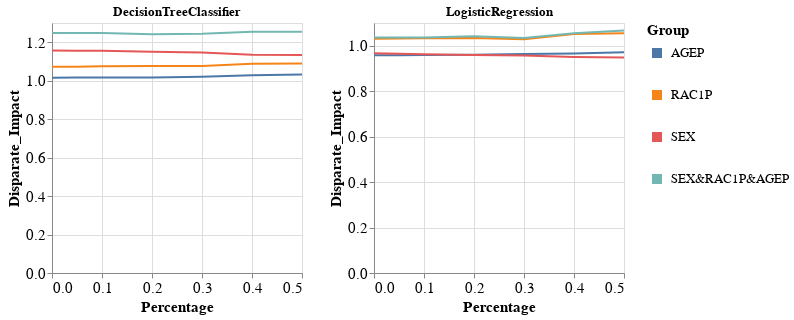

Source (notebook cell):
### Code cell
visualizer.create_groups_grid_pct_lines_per_model_plot(group_metric='Disparate_Impact',
                                                       target_preprocessing_technique=PREPROCESSING_TECHNIQUES[0],
                                                       model_names=MODEL_NAMES[:2])

### Figure 1 — Vega-Lite specification as saved in the notebook (floating-point values rounded to 4 significant figures)
{"config": {"view": {"continuousWidth": 400, "continuousHeight": 300}, "axis": {"labelFontSize": 15, "titleFontSize": 15}, "legend": {"labelFontSize": 13, "symbolStrokeWidth": 10, "titleFontSize": 15}}, "vconcat": [{"hconcat": [{"mark": "line", "encoding": {"color": {"field": "Group", "type": "nominal"}, "x": {"field": "Percentage", "type": "quantitative"}, "y": {"field": "Metric_Value", "title": "Disparate_Impact", "type": "quantitative"}}, "height": 250, "title": "DecisionTreeClassifier", "width": 250}, {"data": {"name": "data-f6c44c09ca7ae2df73389d2af6474847"}, "mark": "line", "encoding": {"color": {"field": "Group", "type": "nominal"}, "x": {"field": "Percentage", "type": "quantitative"}, "y": {"field": "Metric_Value", "title": "Disparate_Impact", "type": "quantitative"}}, "height": 250, "title": "LogisticRegression", "width": 250}]}], "data": {"name": "data-27df989e3e9fac36fb881e60db88cb0f"}, "$schema": "https://vega.github.io/schema/vega-lite/v4.17.0.json", "datasets": {"data-27df989e3e9fac36fb881e60db88cb0f": [{"Model_Name": "DecisionTreeClassifier", "Metric": "Disparate_Impact", "Group": "AGEP", "Metric_Value": 1.015, "Percentage": 0.0}, {"Model_Name": "DecisionTreeClassifier", "Metric": "Disparate_Impact", "Group": "RAC1P", "Metric_Value": 1.073, "Percentage": 0.0}, {"Model_Name": "DecisionTreeClassifier", "Metric": "Disparate_Impact", "Group": "SEX", "Metric_Value": 1.157, "Percentage": 0.0}, {"Model_Name": "DecisionTreeClassifier", "Metric": "Disparate_Impact", "Group": "SEX&RAC1P&AGEP", "Metric_Value": 1.248, "Percentage": 0.0}, {"Model_Name": "DecisionTreeClassifier", "Metric": "Disparate_Impact", "Group": "AGEP", "Metric_Value": 1.016, "Percentage": 0.05}, {"Model_Name": "DecisionTreeClassifier", "Metric": "Disparate_Impact", "Group": "RAC1P", "Metric_Value": 1.073, "Percentage": 0.05}, {"Model_Name": "DecisionTreeClassifier", "Metric": "Disparate_Impact", "Group": "SEX", "Metric_Value": 1.156, "Percentage": 0.05}, {"Model_Name": "DecisionTreeClassifier", "Metric": "Disparate_Impact", "Group": "SEX&RAC1P&AGEP", "Metric_Value": 1.248, "Percentage": 0.05}, {"Model_Name": "DecisionTreeClassifier", "Metric": "Disparate_Impact", "Group": "AGEP", "Metric_Value": 1.017, "Percentage": 0.1}, {"Model_Name": "DecisionTreeClassifier", "Metric": "Disparate_Impact", "Group": "RAC1P", "Metric_Value": 1.075, "Percentage": 0.1}, {"Model_Name": "DecisionTreeClassifier", "Metric": "Disparate_Impact", "Group": "SEX", "Metric_Value": 1.156, "Percentage": 0.1}, {"Model_Name": "DecisionTreeClassifier", "Metric": "Disparate_Impact", "Group": "SEX&RAC1P&AGEP", "Metric_Value": 1.248, "Percentage": 0.1}, {"Model_Name": "DecisionTreeClassifier", "Metric": "Disparate_Impact", "Group": "AGEP", "Metric_Value": 1.016, "Percentage": 0.2}, {"Model_Name": "DecisionTreeClassifier", "Metric": "Disparate_Impact", "Group": "RAC1P", "Metric_Value": 1.076, "Percentage": 0.2}, {"Model_Name": "DecisionTreeClassifier", "Metric": "Disparate_Impact", "Group": "SEX", "Metric_Value": 1.15, "Percentage": 0.2}, {"Model_Name": "DecisionTreeClassifier", "Metric": "Disparate_Impact", "Group": "SEX&RAC1P&AGEP", "Metric_Value": 1.242, "Percentage": 0.2}, {"Model_Name": "DecisionTreeClassifier", "Metric": "Disparate_Impact", "Group": "AGEP", "Metric_Value": 1.021, "Percentage": 0.3}, {"Model_Name": "DecisionTreeClassifier", "Metric": "Disparate_Impact", "Group": "RAC1P", "Metric_Value": 1.077, "Percentage": 0.3}, {"Model_Name": "DecisionTreeClassifier", "Metric": "Disparate_Impact", "Group": "SEX", "Metric_Value": 1.146, "Percentage": 0.3}, {"Model_Name": "DecisionTreeClassifier", "Metric": "Disparate_Impact", "Group": "SEX&RAC1P&AGEP", "Metric_Value": 1.244, "Percentage": 0.3}, {"Model_Name": "DecisionTreeClassifier", "Metric": "Disparate_Impact", "Group": "AGEP", "Metric_Value": 1.028, "Percentage": 0.4}, {"Model_Name": "DecisionTreeClassifier", "Metric": "Disparate_Impact", "Group": "RAC1P", "Metric_Value": 1.088, "Percentage": 0.4}, {"Model_Name": "DecisionTreeClassifier", "Metric": "Disparate_Impact", "Group": "SEX", "Metric_Value": 1.135, "Percentage": 0.4}, {"Model_Name": "DecisionTreeClassifier", "Metric": "Disparate_Impact", "Group": "SEX&RAC1P&AGEP", "Metric_Value": 1.254, "Percentage": 0.4}, {"Model_Name": "DecisionTreeClassifier", "Metric": "Disparate_Impact", "Group": "AGEP", "Metric_Value": 1.033, "Percentage": 0.5}, {"Model_Name": "DecisionTreeClassifier", "Metric": "Disparate_Impact", "Group": "RAC1P", "Metric_Value": 1.089, "Percentage": 0.5}, {"Model_Name": "DecisionTreeClassifier", "Metric": "Disparate_Impact", "Group": "SEX", "Metric_Value": 1.134, "Percentage": 0.5}, {"Model_Name": "DecisionTreeClassifier", "Metric": "Disparate_Impact", "Group": "SEX&RAC1P&AGEP", "Metric_Value": 1.254, "Percentage": 0.5}], "data-f6c44c09ca7ae2df73389d2af6474847": [{"Model_Name": "LogisticRegression", "Metric": "Disparate_Impact", "Group": "AGEP", "Metric_Value": 0.9583, "Percentage": 0.0}, {"Model_Name": "LogisticRegression", "Metric": "Disparate_Impact", "Group": "RAC1P", "Metric_Value": 1.031, "Percentage": 0.0}, {"Model_Name": "LogisticRegression", "Metric": "Disparate_Impact", "Group": "SEX", "Metric_Value": 0.9669, "Percentage": 0.0}, {"Model_Name": "LogisticRegression", "Metric": "Disparate_Impact", "Group": "SEX&RAC1P&AGEP", "Metric_Value": 1.036, "Percentage": 0.0}, {"Model_Name": "LogisticRegression", "Metric": "Disparate_Impact", "Group": "AGEP", "Metric_Value": 0.9577, "Percentage": 0.05}, {"Model_Name": "LogisticRegression", "Metric": "Disparate_Impact", "Group": "RAC1P", "Metric_Value": 1.031, "Percentage": 0.05}, {"Model_Name": "LogisticRegression", "Metric": "Disparate_Impact", "Group": "SEX", "Metric_Value": 0.9648, "Percentage": 0.05}, {"Model_Name": "LogisticRegression", "Metric": "Disparate_Impact", "Group": "SEX&RAC1P&AGEP", "Metric_Value": 1.036, "Percentage": 0.05}, {"Model_Name": "LogisticRegression", "Metric": "Disparate_Impact", "Group": "AGEP", "Metric_Value": 0.9593, "Percentage": 0.1}, {"Model_Name": "LogisticRegression", "Metric": "Disparate_Impact", "Group": "RAC1P", "Metric_Value": 1.033, "Percentage": 0.1}, {"Model_Name": "LogisticRegression", "Metric": "Disparate_Impact", "Group": "SEX", "Metric_Value": 0.962, "Percentage": 0.1}, {"Model_Name": "LogisticRegression", "Metric": "Disparate_Impact", "Group": "SEX&RAC1P&AGEP", "Metric_Value": 1.036, "Percentage": 0.1}, {"Model_Name": "LogisticRegression", "Metric": "Disparate_Impact", "Group": "AGEP", "Metric_Value": 0.9602, "Percentage": 0.2}, {"Model_Name": "LogisticRegression", "Metric": "Disparate_Impact", "Group": "RAC1P", "Metric_Value": 1.034, "Percentage": 0.2}, {"Model_Name": "LogisticRegression", "Metric": "Disparate_Impact", "Group": "SEX", "Metric_Value": 0.959, "Percentage": 0.2}, {"Model_Name": "LogisticRegression", "Metric": "Disparate_Impact", "Group": "SEX&RAC1P&AGEP", "Metric_Value": 1.042, "Percentage": 0.2}, {"Model_Name": "LogisticRegression", "Metric": "Disparate_Impact", "Group": "AGEP", "Metric_Value": 0.9636, "Percentage": 0.3}, {"Model_Name": "LogisticRegression", "Metric": "Disparate_Impact", "Group": "RAC1P", "Metric_Value": 1.029, "Percentage": 0.3}, {"Model_Name": "LogisticRegression", "Metric": "Disparate_Impact", "Group": "SEX", "Metric_Value": 0.9575, "Percentage": 0.3}, {"Model_Name": "LogisticRegression", "Metric": "Disparate_Impact", "Group": "SEX&RAC1P&AGEP", "Metric_Value": 1.034, "Percentage": 0.3}, {"Model_Name": "LogisticRegression", "Metric": "Disparate_Impact", "Group": "AGEP", "Metric_Value": 0.9655, "Percentage": 0.4}, {"Model_Name": "LogisticRegression", "Metric": "Disparate_Impact", "Group": "RAC1P", "Metric_Value": 1.052, "Percentage": 0.4}, {"Model_Name": "LogisticRegression", "Metric": "Disparate_Impact", "Group": "SEX", "Metric_Value": 0.9504, "Percentage": 0.4}, {"Model_Name": "LogisticRegression", "Metric": "Disparate_Impact", "Group": "SEX&RAC1P&AGEP", "Metric_Value": 1.055, "Percentage": 0.4}, {"Model_Name": "LogisticRegression", "Metric": "Disparate_Impact", "Group": "AGEP", "Metric_Value": 0.9715, "Percentage": 0.5}, {"Model_Name": "LogisticRegression", "Metric": "Disparate_Impact", "Group": "RAC1P", "Metric_Value": 1.055, "Percentage": 0.5}, {"Model_Name": "LogisticRegression", "Metric": "Disparate_Impact", "Group": "SEX", "Metric_Value": 0.9479, "Percentage": 0.5}, {"Model_Name": "LogisticRegression", "Metric": "Disparate_Impact", "Group": "SEX&RAC1P&AGEP", "Metric_Value": 1.067, "Percentage": 0.5}]}}
